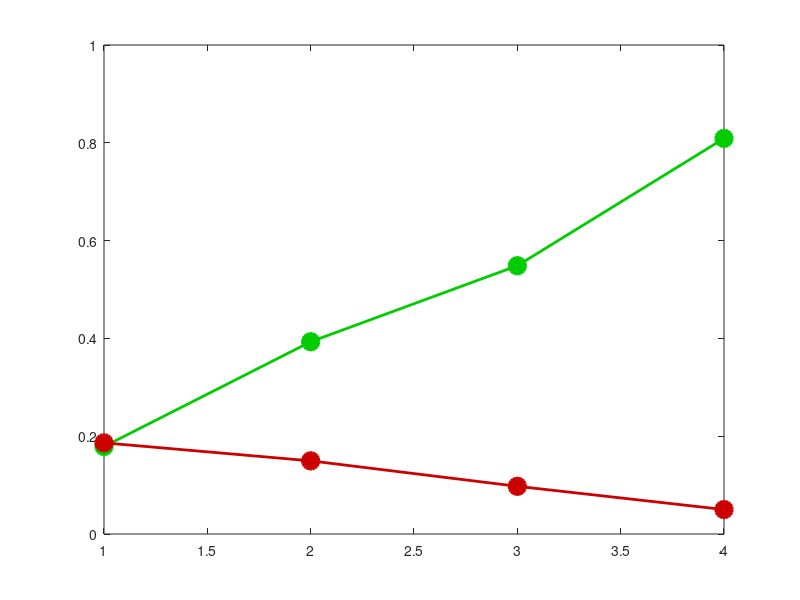
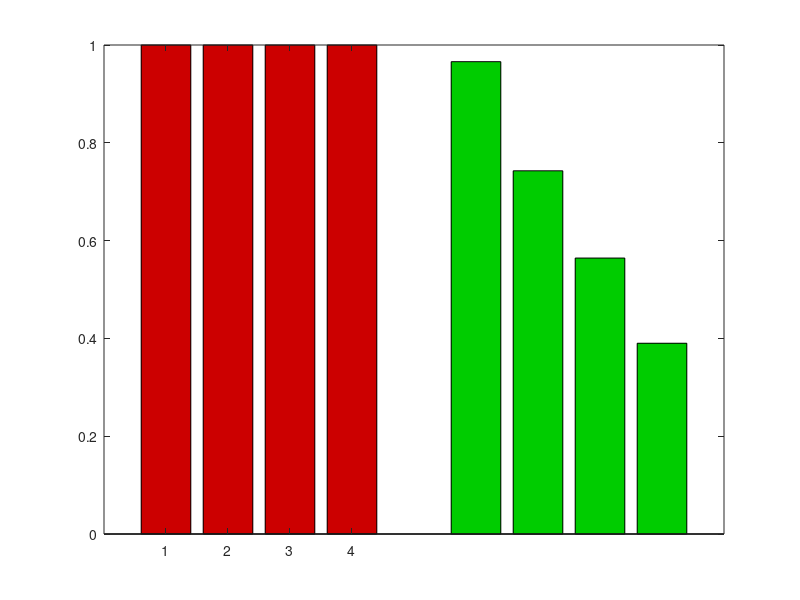
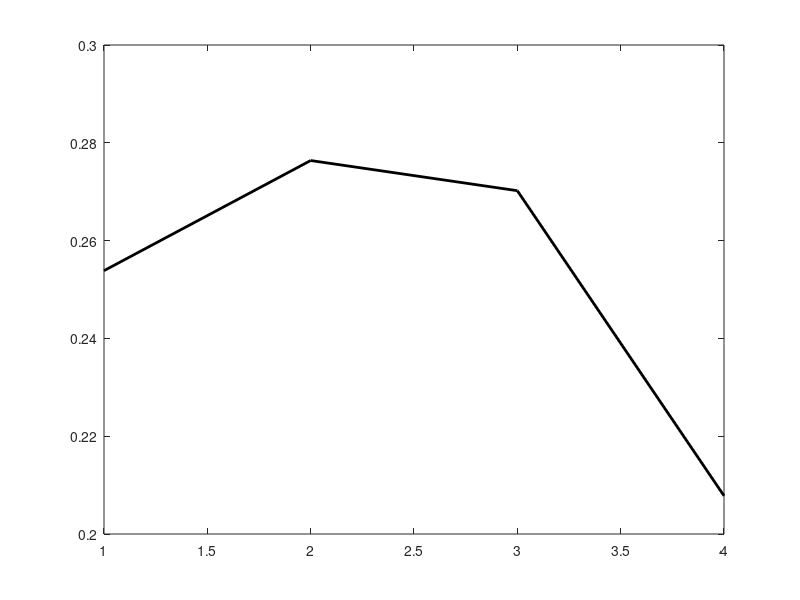

The MATLAB script that drew these images, in order:
function nbsurprisemodel_gonogo
%NBSURPRISEMODEL_GONOGO   HMM model go/no-go task.
%   NBSURPRISEMODEL_GONOGO implements a hidden Markov model for
%   for the auditory go/no-go inspired by the reference below.
%
%   The animal is assumed to have a statistically veridical model of the
%   task. The model is a HMM with three states: START, GO and NO-GO.
%   Leaving START is determined by the hazard function of stimulus onset,
%   with equal probabilities of GO and NO-GO states. Outputs are generated
%   from GO and NO-GO states. E.g. in the GO state a 'go' or no output is
%   generated every time step (0.01s). The animal has access only to the
%   outputs (observations) and infers state probabilities based on Bayes
%   rule. Response probability at each time stamp is defined by 
%   a*P(GO)-b*P(NO GO) where a and b are constant parameters. Reinforcement
%   surprise is defined through a hyperbolic function of the cumulative
%   number of 'go' observations before the first response (first lick
%   terminates the tone in the task).
%
%   Reference:
%   Dayan P, Yu JA (2006) Phasic norepinephrine: A neural interrupt signa;
%   for unexpected events. Network: Computation in Neural Systems
%   17(4):335-350

% Control plotting behavior
display = false;

% Parameters
detection_probability = [0.01 0.33 0.66 0.99];   % difficult to easy

% Time
dt = 0.01;   % time step
T = 0:dt:3;   % time

% Stimulus onset probability
ITId = ITIsim(200000);
ITIDistribution = hist(ITId,T);
ITIDistribution = ITIDistribution / sum(ITIDistribution) / dt;
NumTrials = 2000;
ITIs = ITIsim(NumTrials);

% Simulate trial
O = cell(1,NumTrials);   % outcomes
[tone_onset difficulty trialtype eta ...
    RT isdetected G_strength NG_strength] = deal(nan(1,NumTrials));
meta = mean(1-(1-detection_probability(1:4)).^(dt/0.5));   % mean detection prob. in time bin
for iT = 1:NumTrials
    tone_onset(iT) = ITIs(iT);   % tone onset (foreperiod)
    difficulty(iT) = randi([1 4],1);   % 4 levels of difficulty
    trialtype(iT) = randi([1 2],1);   % trialtypes: 1 = no-go; 2 = go
    eta(iT) = 1 - (1 - detection_probability(difficulty(iT))) ^ (dt / 0.5);   % detection probability in time bin
    
    O{iT} = 'restart';
    while isequal(O{iT},'restart')
        [O{iT} RT(iT) isdetected(iT) G_strength(iT) NG_strength(iT)] = ...
            runtrial(T,ITIDistribution,eta(iT),tone_onset(iT),trialtype(iT),meta,display);
    end
    disp(iT)
end

% Psychometric function & 'surprise'
K = 1;
[GoPerf NoGoPerf GoRT Go_Surprise NoGo_Surprise] = deal(nan(1,4));
for d = 1:4
    GoPerf(d) = sum(strcmp(O,'hit')&difficulty==d) / sum(trialtype==1&difficulty==d);   % response rate for go tones
    NoGoPerf(d) = sum(strcmp(O,'fa')&difficulty==d) / sum(trialtype==2&difficulty==d);   % response rate for no-go tones
    
    GoRT(d) = mean(RT(strcmp(O,'hit')&difficulty==d));
    
    Go_Surprise(d) = mean(K./(G_strength(strcmp(O,'hit')&difficulty==d)+K));   % 'surprise' based on the number of detection events
    NoGo_Surprise(d) = mean(K./(NG_strength(strcmp(O,'fa')&difficulty==d)+K));
%     Go_Surprise(d) = mean(1-G_strength(strcmp(O,'hit')&difficulty==d));   % 'surprise' based on the number of detection events
%     NoGo_Surprise(d) = mean(1-NG_strength(strcmp(O,'fa')&difficulty==d));
end

% Plot
figure
plot(GoPerf,'Color',[0 0.8 0],'Marker','o','MarkerFaceColor',[0 0.8 0],...
    'MarkerEdgeColor',[0 0.8 0],'MarkerSize',12,'LineWidth',2)
hold on
plot(NoGoPerf,'Color',[0.8 0 0],'Marker','o','MarkerFaceColor',[0.8 0 0],...
    'MarkerEdgeColor',[0.8 0 0],'MarkerSize',12,'LineWidth',2)

figure
bar(1:4,NoGo_Surprise,'FaceColor',[0.8 0 0])
hold on
bar(6:9,Go_Surprise,'FaceColor',[0 0.8 0])

figure
plot(GoRT,'k','LineWidth',2)
keyboard

% Hazard effect on surprise
inx_unexpected = tone_onset > 0.5 & tone_onset < 1.5;
inx_expected = ~inx_unexpected;
Go_Surprise_expected = mean(K./(G_strength(strcmp(O,'hit')&inx_expected)+K));   % 'surprise' based on the number of detection events
Go_Surprise_unexpected = mean(K./(G_strength(strcmp(O,'hit')&inx_unexpected)+K));   % 'surprise' based on the number of detection events
Go_Surprise_expected = mean(1-G_strength(strcmp(O,'hit')&inx_expected));   % 'surprise' based on GO probability
Go_Surprise_unexpected = mean(1-G_strength(strcmp(O,'hit')&inx_unexpected));   % 'surprise' based on GO probability


% -------------------------------------------------------------------------
function [O RT isdetected G_strength NG_strength] = runtrial(T,ITIDistribution,eta,tone_onset,trialtype,meta,display)

%%%%%%%%%%%%%%%%%%%%%%%%%%%%%%%%%%%%%%%%%%%%%%%%%%%%%%%%%%%%%%%%%%%%%%%%%%%
%                           Hidden Markov model                           %
%%%%%%%%%%%%%%%%%%%%%%%%%%%%%%%%%%%%%%%%%%%%%%%%%%%%%%%%%%%%%%%%%%%%%%%%%%%

k = 0;
dt = T(2) - T(1);   % time step
[S X] = deal(nan(size(T)));   % STATES, OUTPUTS
for t = T
    k = k + 1;
    
    if t < tone_onset
        S(k) = 0;   % STATE: 0 = start
    elseif t >= tone_onset && t <= tone_onset + 0.5   % tone durstion: 0.5s
        S(k) = trialtype;   % STATE: 1 = no-go; 2 = go
    else
        S(k) = 3;   % STATE: 3 = terminate
    end
    
    switch S(k)
        case 0   % start STATE
            X(k) = 0;   % OUTPUT: 0 = no output
        case 1   % go STATE
            r = rand;
            if r < eta
                X(k) = 1;   % OUTPUT: 1 = G
            else
                X(k) = 0;   % OUTPUT: 0 = no output
            end
        case 2  % no-go STATE
            r = rand;
            if r < eta
                X(k) = 2;   % OUTPUT: 2 = NG
            else
                X(k) = 0;   % OUTPUT: 0 = no output
            end
        case 3  % terminate STATE
            X(k) = 0;
    end
end
isdetected = any(X>0);

% Plot
I1 = cumsum(X==1);
I2 = cumsum(X==2);
if display
    figure
    plot(T,S,'k')   % STATE
    
    figure
    plot(T,X,'ko')   % OUTPUT
    
    figure
    plot(T,I1.*dt,'g');   % cumulative observation of G
    hold on
    plot(T,I2.*dt,'r');    % cumulative observation of NG
    legend({'NG' 'G'})
end

%%%%%%%%%%%%%%%%%%%%%%%%%%%%%%%%%%%%%%%%%%%%%%%%%%%%%%%%%%%%%%%%%%%%%%%%%%%
%                      Exact probabilistic inference                      %
%%%%%%%%%%%%%%%%%%%%%%%%%%%%%%%%%%%%%%%%%%%%%%%%%%%%%%%%%%%%%%%%%%%%%%%%%%%

p_Xt_St = [1 0 0; 1-meta meta 0; 1-meta 0 meta];   % p(x_t|s_t) output probability matrix
% row 1: s_t = 0
% row 2: s_t = 1
% row 3: s_t = 2
% column 1: x_t = 0
% column 2: x_t = 1
% column 3: x_t = 2

% Inference
k = 1;
[Ps Pg Png q] = deal(nan(size(T)));   % state probabilities based on output observations
Ps(1) = 1;   % prob. of start STATE: 1 in the first step
Pg(1) = 0;   % prob. of go STATE: 0 in the first step
Png(1) = 0;   % prob. of no-go STATE: 0 in the first step
q(1) = 0;   % p(tone(k)|no tone(1,...,k-1))
for t = T(2:end)
    k = k + 1;
    q(k) = ITIDistribution(k) / sum(ITIDistribution(k:end));   % hazard
    Ps(k) = p_Xt_St(1,X(k)+1) * (1-q(k)) * Ps(k-1);
    Pg(k) = p_Xt_St(2,X(k)+1) * (0.5 * q(k) * Ps(k-1) + Pg(k-1));
    Png(k) = p_Xt_St(3,X(k)+1) * (0.5 * q(k) * Ps(k-1) + Png(k-1));
end

% Normalize probabilities
C = Ps + Pg + Png;
Ps = Ps ./ C;
Pg = Pg ./ C;
Png = Png ./ C;

% Plot
if display
    figure
    subplot(3,1,1)
    plot(T,Ps,'k');    % P(start)
    ylim([0 1])
    legend({'\itP(start)'})
    subplot(3,1,2)
    plot(T,Pg,'k');    % P(go)
    ylim([0 1])
    legend({'\itP(go)'})
    subplot(3,1,3)
    plot(T,Png,'k');    % P(no-go)
    ylim([0 1])
    legend({'\itP(no-go)'})
end

%%%%%%%%%%%%%%%%%%%%%%%%%%%%%%%%%%%%%%%%%%%%%%%%%%%%%%%%%%%%%%%%%%%%%%%%%%%
%                                  Lick                                   %
%%%%%%%%%%%%%%%%%%%%%%%%%%%%%%%%%%%%%%%%%%%%%%%%%%%%%%%%%%%%%%%%%%%%%%%%%%%

% Animal response
base_lick_rate = 1 - (1 - 0.2) ^ (dt / 0.5);
P_lick = 0*base_lick_rate + 0.05 * Pg - 0.03 * Png;   % lick probability (1; 0.035; 0.032)
% P_lick = 1.5*base_lick_rate + 0.02 * Pg - 0.01 * Png;
P_lick(P_lick<0) = 0;
r = rand(size(T));
R = r < P_lick;   % lick
alllickinx = find(R);

% Reaction time
lick_TS = T(R);
lickinx = find(lick_TS>tone_onset&lick_TS<tone_onset+0.5,1,'first');
first_lick_TS = lick_TS(lickinx);
RT = first_lick_TS - tone_onset;
if isempty(RT)
    RT = NaN;
end

% Stimulus strength
if ~isnan(RT)
    G_strength = I1(alllickinx(lickinx));   % G 'strength': cumulative number of 'go' outputs
    NG_strength = I2(alllickinx(lickinx));   % NG 'strength': cumulative number of 'no go' outputs
%     G_strength = Pg(alllickinx(lickinx));
%     NG_strength = Png(alllickinx(lickinx));
else   % no lick: miss or correct rejection
    G_strength = I1(end);   % G 'strength': cumulative number of 'go' outputs
    NG_strength = I2(end);   % NG 'strength': cumulative number of 'no go' outputs
end

% Plot
if display
    figure
    subplot(2,1,1)
    plot(T,P_lick,'k')
    subplot(2,1,2)
%     plot(T,R,'k')
    NumLicks = length(lick_TS);
    line([lick_TS; lick_TS],[zeros(1,NumLicks); ones(1,NumLicks)],'Color','k')
    xlim([0 3])
end

%%%%%%%%%%%%%%%%%%%%%%%%%%%%%%%%%%%%%%%%%%%%%%%%%%%%%%%%%%%%%%%%%%%%%%%%%%%
%                               Trial outcome                             %
%%%%%%%%%%%%%%%%%%%%%%%%%%%%%%%%%%%%%%%%%%%%%%%%%%%%%%%%%%%%%%%%%%%%%%%%%%%

% Trial outcome
if any(R&S==0)
    O = 'restart';   % restart trial
else
    if trialtype == 1   % go STATE
        if any(R&S==1)   % animal response
            O = 'hit';   % hit
        else   % no response
            O = 'miss';   % miss
        end
    else   % no-go STATE
        if any(R&S==2)   % animal response
            O = 'fa';   % false alarm
        else   % no response
            O = 'cr';   %  correct rejection
        end
    end
end
if display
    disp(O)
end

%%%%%%%%%%%%%%%%%%%%%%%%%%%%%%%%%%%%%%%%%%%%%%%%%%%%%%%%%%%%%%%%%%%%%%%%%%%
%                               ACh signal                                %
%%%%%%%%%%%%%%%%%%%%%%%%%%%%%%%%%%%%%%%%%%%%%%%%%%%%%%%%%%%%%%%%%%%%%%%%%%%

% ACh = Pg / 0.2;   % P(target|X) / P(target)
% 
% % Plot
% if display
%     figure
%     plot(T,ACh,'k')
%     ylim([0 5])
% end

% -------------------------------------------------------------------------
function ITIs = ITIsim(NumTrials)

% Parameters of the foreperiod distribution
ITIMin = 0.1;   % parameters of the uniform distribution
ITIMax = 3;
mng1 = 0.3;   % parameters for the Gaussians
mng2 = 2;
sdg = 0.15;
pmx1 = 0.35;   % mixing probabilities
pmx2 = 0.35;
pmx3 = 1 - pmx1 - pmx2;

% Simulate
% Sample the failure distribution
ITIs1 = random('Normal',mng1,sdg,1,NumTrials);
while any(ITIs1>ITIMax) || any(ITIs1<ITIMin)
    inx = ITIs1 > ITIMax  | ITIs1 < ITIMin;
    ITIs1(inx) = random('Normal',mng1,sdg,1,sum(inx));
end
ITIs2 = random('Normal',mng2,sdg,1,NumTrials);
while any(ITIs2>ITIMax) || any(ITIs2<ITIMin)
    inx = ITIs2 > ITIMax  | ITIs2 < ITIMin;
    ITIs2(inx) = random('Normal',mng2,sdg,1,sum(inx));
end
ITIs3 = random('Uniform',ITIMin,ITIMax,1,NumTrials);
prr = rand(1,NumTrials);
rr = zeros(3,NumTrials);
rr(1,prr<pmx1) = 1;
rr(2,prr>=pmx1&prr<(pmx1+pmx2)) = 1;
rr(3,prr>=(pmx1+pmx2)) = 1;
ITIs = rr(1,:) .* ITIs1 + rr(2,:) .* ITIs2 + rr(3,:) .* ITIs3;